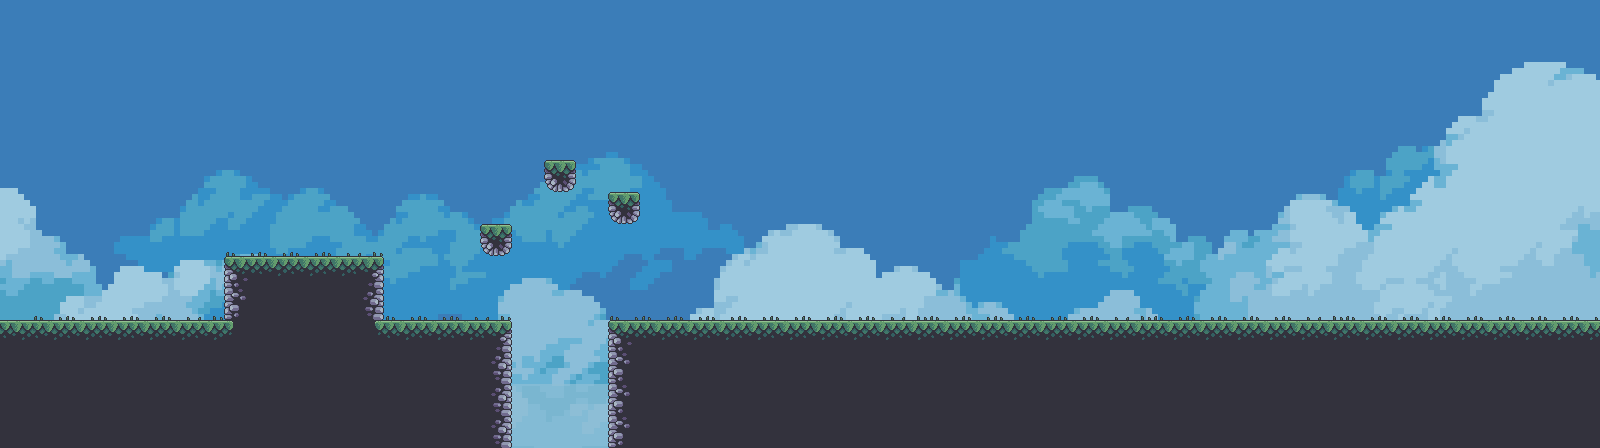

A level layout from a 2D game, rendered from its tile map. Below: a short description, then the map file with tile-grid data replaced by summaries:
An orthogonal 50x14 tile map with 32x32 px tiles, 5 tile layers (Background, Wall, Ground - back, Ground - upper, ...), 4 tilesets and 40 objects.

<map version="1.9" tiledversion="1.9.1" orientation="orthogonal" renderorder="right-down" width="50" height="14" tilewidth="32" tileheight="32" infinite="0" nextlayerid="42" nextobjectid="178">
 <properties>
  <property name="backgroundMusic" value="sound/level1.wav" />
 </properties>
 <tileset firstgid="1" source="outside_sprites.tsx" />
 <tileset firstgid="49" name="water" tilewidth="32" tileheight="32" tilecount="1" columns="1">
  <image source="water.png" width="32" height="32" />
 </tileset>
 <tileset firstgid="50" name="grass_atlas" tilewidth="32" tileheight="32" tilecount="2" columns="2">
  <image source="grass_atlas.png" width="64" height="32" />
 </tileset>
 <tileset firstgid="52" name="field" tilewidth="32" tileheight="32" tilecount="8040" columns="120">
  <image source="../interface/field.png" width="3840" height="2160" />
 </tileset>
 <objectgroup id="1" name="Ground">
  <object id="85" x="224" y="256">
   <polyline points="0,0 160,0" />
  </object>
  <object id="86" x="384" y="320">
   <polyline points="0,0 128,0" />
  </object>
  <object id="87" x="608" y="320">
   <polyline points="0,0 992,0" />
  </object>
  <object id="169" x="480" y="224">
   <polyline points="0,0 32,0" />
  </object>
  <object id="170" x="544" y="160">
   <polyline points="0,0 32,0" />
  </object>
  <object id="171" x="608" y="192">
   <polyline points="0,0 32,0" />
  </object>
  <object id="175" x="0" y="320">
   <polyline points="0,0 224,0" />
  </object>
 </objectgroup>
 <objectgroup id="3" name="Wall">
  <object id="67" x="224" y="256">
   <polyline points="0,0 0,64" />
  </object>
  <object id="68" x="384" y="256">
   <polyline points="0,0 0,64" />
  </object>
  <object id="69" x="512" y="320">
   <polyline points="0,0 0,128" />
  </object>
  <object id="70" x="608" y="320">
   <polyline points="0,0 0,128" />
  </object>
  <object id="176" x="0" y="320">
   <polyline points="0,0 0,-320" />
  </object>
  <object id="177" x="1600" y="320">
   <polyline points="0,0 0,-320" />
  </object>
 </objectgroup>
 <objectgroup id="4" name="CliffMarker">
  <object id="64" x="511" y="320">
   <polyline points="0,0 0,-32" />
  </object>
  <object id="65" x="607" y="320">
   <polyline points="0,0 0,-32" />
  </object>
  <object id="93" x="0" y="320">
   <polyline points="0,0 0,-32" />
  </object>
  <object id="94" x="1598.19" y="320">
   <polyline points="0,0 0,-32" />
  </object>
  <object id="153" x="176.545" y="320.432">
   <polyline points="0,0 0,-32" />
  </object>
  <object id="154" x="223" y="256">
   <polyline points="0,0 0,-32" />
  </object>
 </objectgroup>
 <objectgroup id="5" name="Player">
  <object id="60" x="19" y="280.25" width="19" height="26" />
 </objectgroup>
 <objectgroup id="6" name="Box">
  <object id="96" x="709.091" y="301.728" width="25" height="18" />
 </objectgroup>
 <objectgroup id="7" name="Spike">
  <object id="144" x="384" y="303.818" width="32" height="16" />
  <object id="145" x="192" y="304" width="32" height="16" />
 </objectgroup>
 <objectgroup id="8" name="Cannon" />
 <objectgroup id="9" name="Water">
  <object id="150" x="512" y="352" width="32" height="32" />
  <object id="151" x="544" y="352" width="32" height="32" />
  <object id="152" x="576" y="352" width="32" height="32" />
 </objectgroup>
 <objectgroup id="10" name="TreeOne">
  <object id="156" x="1440" y="258" width="39" height="92" />
 </objectgroup>
 <objectgroup id="11" name="TreeTwo">
  <object id="157" x="486.5" y="299" width="62" height="54" />
 </objectgroup>
 <objectgroup id="12" name="TreeThree" />
 <objectgroup id="13" name="Crabby">
  <object id="59" x="904" y="284.5" width="24.6" height="23" />
 </objectgroup>
 <objectgroup id="14" name="Shark" />
 <objectgroup id="15" name="PinkStar" />
 <objectgroup id="16" name="BlueDiamond">
  <object id="159" x="1119.5" y="244.5" width="14" height="12" />
 </objectgroup>
 <objectgroup id="17" name="GreenDiamond">
  <object id="160" x="489" y="186.5" width="12" height="17" />
 </objectgroup>
 <objectgroup id="19" name="CannonFlip" />
 <objectgroup id="20" name="Barrel">
  <object id="162" x="612.5" y="159" width="23" height="28.5" />
 </objectgroup>
 <objectgroup id="38" name="SilverCoin">
  <object id="163" x="1480" y="270" width="11" height="11" />
  <object id="164" x="1500" y="270" width="11" height="11" />
  <object id="165" x="1520" y="270" width="11" height="11" />
 </objectgroup>
 <objectgroup id="39" name="GoldCoin">
  <object id="166" x="1460" y="270" width="11" height="11" />
  <object id="167" x="1440" y="270" width="11" height="11" />
  <object id="168" x="1440" y="270" width="11" height="11" />
 </objectgroup>
 <objectgroup id="40" name="Chest">
  <object id="172" x="1390.95" y="296" width="31" height="24" />
 </objectgroup>
 <objectgroup id="41" name="Key">
  <object id="173" x="555.909" y="126.091" width="8" height="15" />
 </objectgroup>
 <layer id="30" name="Background" width="50" height="14">
  <data>[700 cells, 700 non-empty, 700 distinct tile ids]</data>
 </layer>
 <layer id="31" name="Wall" width="50" height="14">
  <data>[700 cells, 1 non-empty, 1 distinct tile ids]</data>
 </layer>
 <layer id="32" name="Ground - back" width="50" height="14">
  <data>[700 cells, 246 non-empty, 9 distinct tile ids]</data>
 </layer>
 <layer id="33" name="Ground - upper" width="50" height="14">
  <data>[700 cells, 164 non-empty, 1 distinct tile ids]</data>
 </layer>
 <layer id="34" name="Objects" width="50" height="14">
  <data>[700 cells, 58 non-empty, 5 distinct tile ids]</data>
 </layer>
</map>
